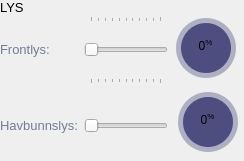
                                  <widget class="QFrame" name="lysFrame">
                                   <property name="minimumSize">
                                    <size>
                                     <width>0</width>
                                     <height>0</height>
                                    </size>
                                   </property>
                                   <property name="maximumSize">
                                    <size>
                                     <width>16777215</width>
                                     <height>150</height>
                                    </size>
                                   </property>
                                   <property name="frameShape">
                                    <enum>QFrame::NoFrame</enum>
                                   </property>
                                   <property name="frameShadow">
                                    <enum>QFrame::Raised</enum>
                                   </property>
                                   <layout class="QVBoxLayout" name="verticalLayout_29">
                                    <property name="spacing">
                                     <number>0</number>
                                    </property>
                                    <property name="leftMargin">
                                     <number>0</number>
                                    </property>
                                    <property name="topMargin">
                                     <number>0</number>
                                    </property>
                                    <property name="rightMargin">
                                     <number>0</number>
                                    </property>
                                    <property name="bottomMargin">
                                     <number>0</number>
                                    </property>
                                    <item>
                                     <widget class="QLabel" name="lys_title">
                                      <property name="minimumSize">
                                       <size>
                                        <width>0</width>
                                        <height>0</height>
                                       </size>
                                      </property>
                                      <property name="maximumSize">
                                       <size>
                                        <width>16777215</width>
                                        <height>16777215</height>
                                       </size>
                                      </property>
                                      <property name="font">
                                       <font>
                                        <family>Segoe UI</family>
                                        <pointsize>10</pointsize>
                                        <weight>50</weight>
                                        <italic>false</italic>
                                        <bold>false</bold>
                                       </font>
                                      </property>
                                      <property name="text">
                                       <string>LYS</string>
                                      </property>
                                      <property name="textFormat">
                                       <enum>Qt::PlainText</enum>
                                      </property>
                                     </widget>
                                    </item>
                                    <item>
                                     <widget class="QFrame" name="lysContainer">
                                      <property name="minimumSize">
                                       <size>
                                        <width>0</width>
                                        <height>0</height>
                                       </size>
                                      </property>
                                      <property name="maximumSize">
                                       <size>
                                        <width>16777215</width>
                                        <height>16777215</height>
                                       </size>
                                      </property>
                                      <property name="frameShape">
                                       <enum>QFrame::NoFrame</enum>
                                      </property>
                                      <property name="frameShadow">
                                       <enum>QFrame::Raised</enum>
                                      </property>
                                      <layout class="QGridLayout" name="gridLayout_3">
                                       <property name="leftMargin">
                                        <number>0</number>
                                       </property>
                                       <property name="topMargin">
                                        <number>0</number>
                                       </property>
                                       <property name="rightMargin">
                                        <number>0</number>
                                       </property>
                                       <property name="bottomMargin">
                                        <number>0</number>
                                       </property>
                                       <item row="2" column="0">
                                        <widget class="QLabel" name="text_lys_down">
                                         <property name="minimumSize">
                                          <size>
                                           <width>50</width>
                                           <height>40</height>
                                          </size>
                                         </property>
                                         <property name="font">
                                          <font>
                                           <family>Segoe UI</family>
                                           <pointsize>10</pointsize>
                                           <weight>50</weight>
                                           <italic>false</italic>
                                           <bold>false</bold>
                                          </font>
                                         </property>
                                         <property name="styleSheet">
                                          <string notr="true">color: rgb(113, 126, 149);</string>
                                         </property>
                                         <property name="text">
                                          <string>Havbunnslys:</string>
                                         </property>
                                         <property name="textFormat">
                                          <enum>Qt::RichText</enum>
                                         </property>
                                        </widget>
                                       </item>
                                       <item row="0" column="0">
                                        <widget class="QLabel" name="text_lys_forward">
                                         <property name="minimumSize">
                                          <size>
                                           <width>50</width>
                                           <height>40</height>
                                          </size>
                                         </property>
                                         <property name="font">
                                          <font>
                                           <family>Segoe UI</family>
                                           <pointsize>10</pointsize>
                                           <weight>50</weight>
                                           <italic>false</italic>
                                           <bold>false</bold>
                                          </font>
                                         </property>
                                         <property name="styleSheet">
                                          <string notr="true">color: rgb(113, 126, 149);</string>
                                         </property>
                                         <property name="text">
                                          <string>Frontlys:</string>
                                         </property>
                                         <property name="textFormat">
                                          <enum>Qt::RichText</enum>
                                         </property>
                                        </widget>
                                       </item>
                                       <item row="0" column="1">
                                        <widget class="QSlider" name="slider_lys_forward">
                                         <property name="minimumSize">
                                          <size>
                                           <width>0</width>
                                           <height>68</height>
                                          </size>
                                         </property>
                                         <property name="maximumSize">
                                          <size>
                                           <width>150</width>
                                           <height>16777215</height>
                                          </size>
                                         </property>
                                         <property name="font">
                                          <font>
                                           <family>Segoe UI</family>
                                           <pointsize>10</pointsize>
                                           <weight>50</weight>
                                           <italic>false</italic>
                                           <bold>false</bold>
                                          </font>
                                         </property>
                                         <property name="styleSheet">
                                          <string notr="true"/>
                                         </property>
                                         <property name="maximum">
                                          <number>100</number>
                                         </property>
                                         <property name="orientation">
                                          <enum>Qt::Horizontal</enum>
                                         </property>
                                         <property name="invertedAppearance">
                                          <bool>false</bool>
                                         </property>
                                         <property name="invertedControls">
                                          <bool>false</bool>
                                         </property>
                                         <property name="tickPosition">
                                          <enum>QSlider::TicksBothSides</enum>
                                         </property>
                                         <property name="tickInterval">
                                          <number>10</number>
                                         </property>
                                        </widget>
                                       </item>
                                       <item row="0" column="2">
                                        <widget class="QFrame" name="lysForwardFrame">
                                         <property name="minimumSize">
                                          <size>
                                           <width>70</width>
                                           <height>70</height>
                                          </size>
                                         </property>
                                         <property name="frameShape">
                                          <enum>QFrame::NoFrame</enum>
                                         </property>
                                         <property name="frameShadow">
                                          <enum>QFrame::Raised</enum>
                                         </property>
                                         <widget class="QFrame" name="frame_lys_forward">
                                          <property name="geometry">
                                           <rect>
                                            <x>2</x>
                                            <y>3</y>
                                            <width>60</width>
                                            <height>60</height>
                                           </rect>
                                          </property>
                                          <property name="styleSheet">
                                           <string notr="true">QFrame { border-radius: 30px; background-color: rgba(77, 77, 127, 100); }</string>
                                          </property>
                                          <property name="frameShape">
                                           <enum>QFrame::NoFrame</enum>
                                          </property>
                                          <property name="frameShadow">
                                           <enum>QFrame::Raised</enum>
                                          </property>
                                         </widget>
                                         <widget class="QFrame" name="lysForwardContainer">
                                          <property name="geometry">
                                           <rect>
                                            <x>7</x>
                                            <y>8</y>
                                            <width>50</width>
                                            <height>50</height>
                                           </rect>
                                          </property>
                                          <property name="styleSheet">
                                           <string notr="true">QFrame { border-radius: 25px; background-color: rgba(77, 77, 127, 255); }</string>
                                          </property>
                                          <property name="frameShape">
                                           <enum>QFrame::StyledPanel</enum>
                                          </property>
                                          <property name="frameShadow">
                                           <enum>QFrame::Raised</enum>
                                          </property>
                                          <widget class="QLabel" name="label_percentage_lys_forward">
                                           <property name="geometry">
                                            <rect>
                                             <x>6</x>
                                             <y>13</y>
                                             <width>37</width>
                                             <height>21</height>
                                            </rect>
                                           </property>
                                           <property name="font">
                                            <font>
                                             <family>Segoe UI</family>
                                             <pointsize>10</pointsize>
                                             <weight>50</weight>
                                             <italic>false</italic>
                                             <bold>false</bold>
                                            </font>
                                           </property>
                                           <property name="autoFillBackground">
                                            <bool>false</bool>
                                           </property>
                                           <property name="text">
                                            <string>&lt;html&gt;&lt;head/&gt;&lt;body&gt;&lt;p&gt;&lt;span style=&quot; font-size:9pt;&quot;&gt;0&lt;/span&gt;&lt;span style=&quot; font-size:9pt; vertical-align:super;&quot;&gt;%&lt;/span&gt;&lt;/p&gt;&lt;/body&gt;&lt;/html&gt;</string>
                                           </property>
                                           <property name="scaledContents">
                                            <bool>false</bool>
                                           </property>
                                           <property name="alignment">
                                            <set>Qt::AlignCenter</set>
                                           </property>
                                           <property name="wordWrap">
                                            <bool>false</bool>
                                           </property>
                                          </widget>
                                         </widget>
                                        </widget>
                                       </item>
                                       <item row="2" column="1">
                                        <widget class="QSlider" name="slider_lys_down">
                                         <property name="minimumSize">
                                          <size>
                                           <width>0</width>
                                           <height>68</height>
                                          </size>
                                         </property>
                                         <property name="maximumSize">
                                          <size>
                                           <width>150</width>
                                           <height>68</height>
                                          </size>
                                         </property>
                                         <property name="font">
                                          <font>
                                           <family>Segoe UI</family>
                                           <pointsize>10</pointsize>
                                           <weight>50</weight>
                                           <italic>false</italic>
                                           <bold>false</bold>
                                          </font>
                                         </property>
                                         <property name="styleSheet">
                                          <string notr="true"/>
                                         </property>
                                         <property name="maximum">
                                          <number>100</number>
                                         </property>
                                         <property name="orientation">
                                          <enum>Qt::Horizontal</enum>
                                         </property>
                                         <property name="invertedAppearance">
                                          <bool>false</bool>
                                         </property>
                                         <property name="invertedControls">
                                          <bool>false</bool>
                                         </property>
                                         <property name="tickPosition">
                                          <enum>QSlider::NoTicks</enum>
                                         </property>
                                        </widget>
                                       </item>
                                       <item row="2" column="2">
                                        <widget class="QFrame" name="lysDownFrame">
                                         <property name="minimumSize">
                                          <size>
                                           <width>70</width>
                                           <height>70</height>
                                          </size>
                                         </property>
                                         <property name="frameShape">
                                          <enum>QFrame::NoFrame</enum>
                                         </property>
                                         <property name="frameShadow">
                                          <enum>QFrame::Raised</enum>
                                         </property>
                                         <widget class="QFrame" name="frame_lys_down">
                                          <property name="geometry">
                                           <rect>
                                            <x>4</x>
                                            <y>1</y>
                                            <width>60</width>
                                            <height>60</height>
                                           </rect>
                                          </property>
                                          <property name="styleSheet">
                                           <string notr="true">QFrame { border-radius: 30px; background-color: rgba(77, 77, 127, 100); }</string>
                                          </property>
                                          <property name="frameShape">
                                           <enum>QFrame::NoFrame</enum>
                                          </property>
                                          <property name="frameShadow">
                                           <enum>QFrame::Raised</enum>
                                          </property>
                                         </widget>
                                         <widget class="QFrame" name="lysDownContainer">
                                          <property name="geometry">
                                           <rect>
                                            <x>9</x>
                                            <y>6</y>
                                            <width>50</width>
                                            <height>50</height>
                                           </rect>
                                          </property>
                                          <property name="styleSheet">
                                           <string notr="true">QFrame { border-radius: 25px; background-color: rgba(77, 77, 127, 255); }</string>
                                          </property>
                                          <property name="frameShape">
                                           <enum>QFrame::StyledPanel</enum>
                                          </property>
                                          <property name="frameShadow">
                                           <enum>QFrame::Raised</enum>
                                          </property>
                                          <widget class="QLabel" name="label_percentage_lys_down">
                                           <property name="geometry">
                                            <rect>
                                             <x>6</x>
                                             <y>13</y>
                                             <width>37</width>
                                             <height>21</height>
                                            </rect>
                                           </property>
                                           <property name="font">
                                            <font>
                                             <family>Segoe UI</family>
                                             <pointsize>10</pointsize>
                                             <weight>50</weight>
                                             <italic>false</italic>
                                             <bold>false</bold>
                                            </font>
                                           </property>
                                           <property name="autoFillBackground">
                                            <bool>false</bool>
                                           </property>
                                           <property name="text">
                                            <string>&lt;html&gt;&lt;head/&gt;&lt;body&gt;&lt;p&gt;&lt;span style=&quot; font-size:9pt;&quot;&gt;0&lt;/span&gt;&lt;span style=&quot; font-size:9pt; vertical-align:super;&quot;&gt;%&lt;/span&gt;&lt;/p&gt;&lt;/body&gt;&lt;/html&gt;</string>
                                           </property>
                                           <property name="scaledContents">
                                            <bool>false</bool>
                                           </property>
                                           <property name="alignment">
                                            <set>Qt::AlignCenter</set>
                                           </property>
                                           <property name="wordWrap">
                                            <bool>false</bool>
                                           </property>
                                          </widget>
                                         </widget>
                                        </widget>
                                       </item>
                                      </layout>
                                     </widget>
                                    </item>
                                   </layout>
                                  </widget>
